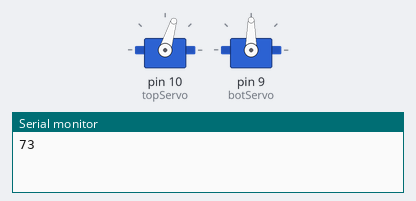
Recording of a sketch running on a simulated Arduino Uno, built with avr-gcc and run on an emulated ATmega328P. Shown: 2 × servo, the last lines printed to the serial monitor.

Above: at 0.05 s.
At 1.25 s:
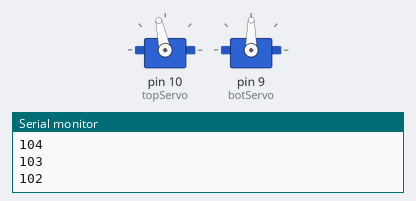
At 2.8 s:
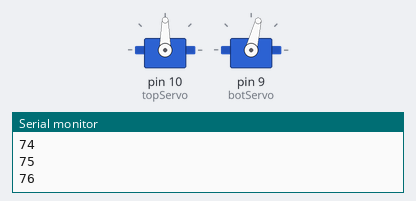
At 5.3 s:
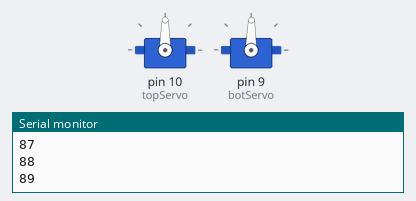
Timing chart, 0 to 7.0 s (numbered marks = the images above):
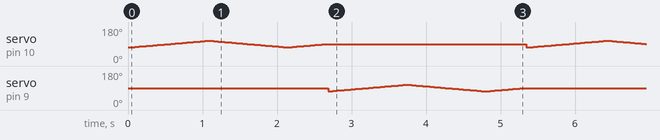

The sketch:

servoPulse.ino
```cpp
#include <Servo.h>

Servo topServo;  // create servo object to control a servo
Servo botServo;
// twelve servo objects can be created on most boards

int pos = 0;    // variable to store the servo position
int pos2 = 0;

void setup() {
  Serial.begin(9600);
  topServo.attach(10);  // attaches the servo on pin 9 to the servo object
  botServo.attach(9);
}

void loop() {

  for (int do3 = 0; do3 < 3; do3++) {
  topServo.write(73);
  botServo.write(90);
  delay(30);

//bring top to max
for( int y=73; y<= 107; y++ ) {
  Serial.println(y);
  topServo.write(y);
  delay(30);
}
//bringback to 0
for( int y=107; y>= 73; y-- ) {
  Serial.println(y);
  topServo.write(y);
  delay(30);
}
//bring back to 90
for( int y=73; y<= 90; y++ ) {
  Serial.println(y);
  topServo.write(y);
  delay(30);
}


//do bot servo

//bring bot to max
for( int y=73; y<= 107; y++ ) {
  Serial.println(y);
  botServo.write(y);
  delay(30);
}
//bringback to 0
for( int y=107; y>= 73; y-- ) {
  Serial.println(y);
  botServo.write(y);
  delay(30);
}
//bring back to 90
for( int y=73; y<= 90; y++ ) {
  Serial.println(y);
  botServo.write(y);
  delay(30);
}

//delay(10000);
 }

/*
for(int i=0; i<=360; i++){
      float j = 17 * (cos ((3.14 * i)/180)) + 90;
      float k = 17 * (sin ((3.14 * i)/180)) + 90;
      topServo.write(j);
      botServo.write(k);
      Serial.print(j);
      Serial.print(",");
      Serial.println(k);
      delay(15);
}

delay(10000);

*/


}
```
